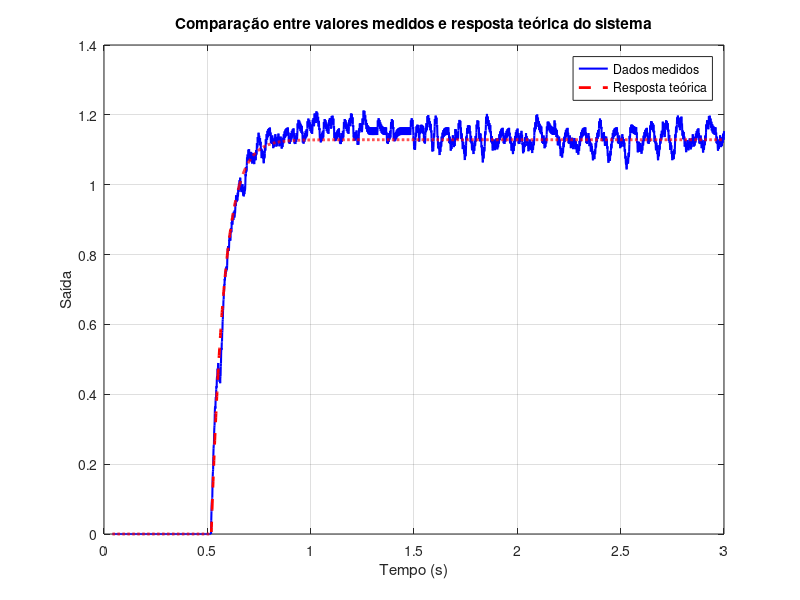

This figure's MATLAB source:
load('variaveis.mat')

% Parâmetros do sistema
b = 4.479;
a = 15.873;
L = 0.5 + 0.019;

% Geração do vetor de tempo com base nos dados medidos
tempo = valores_w_medidos(:, 1);              % Supondo que a primeira coluna é o tempo
w_medido = valores_w_medidos(:, 2);           % Segunda coluna são os valores medidos

% Cálculo da resposta teórica
y_teorico = (4 * b / a) * (1 - exp(-a * (tempo - L))) .* (tempo >= L);

% Plotagem dos resultados
plot(tempo, w_medido, 'b', 'LineWidth', 1.5); hold on;
plot(tempo, y_teorico, 'r--', 'LineWidth', 2);
xlabel('Tempo (s)');
ylabel('Saída');
legend('Dados medidos', 'Resposta teórica');
title('Comparação entre valores medidos e resposta teórica do sistema');
grid on;
